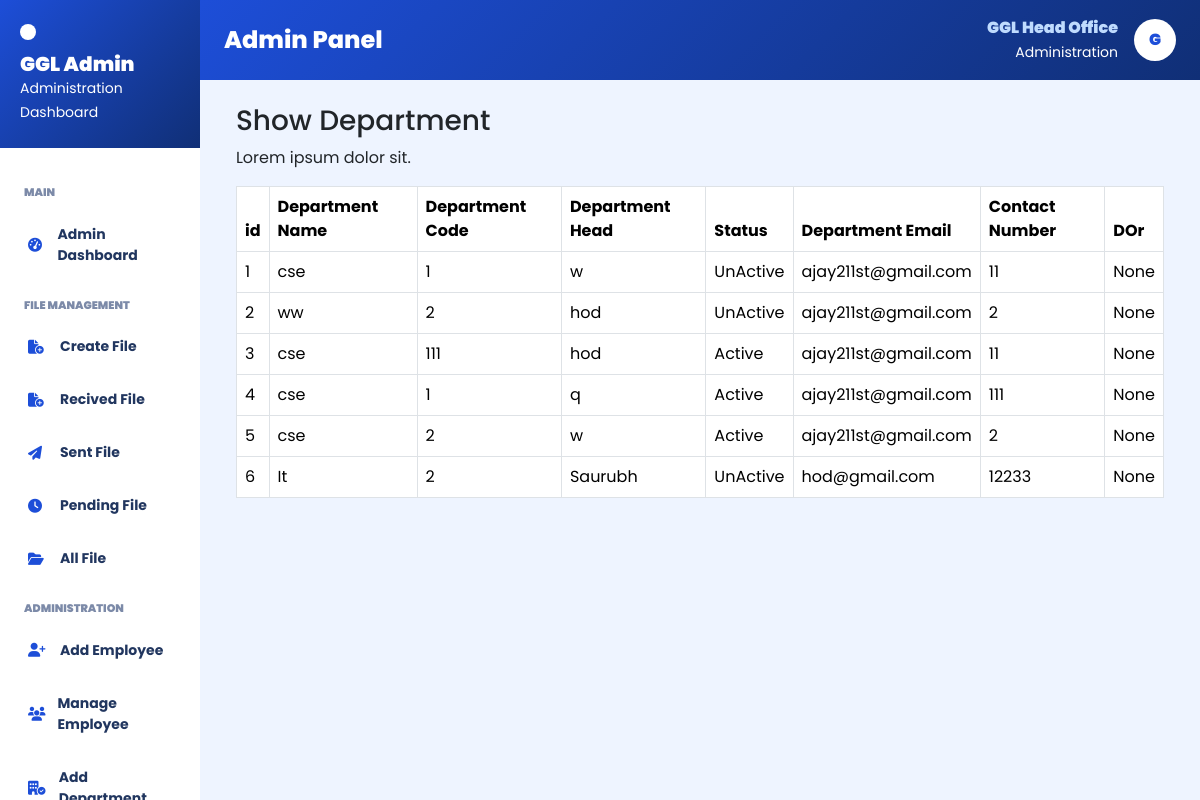
The page /depshow (signed in) on the database as committed earlier.
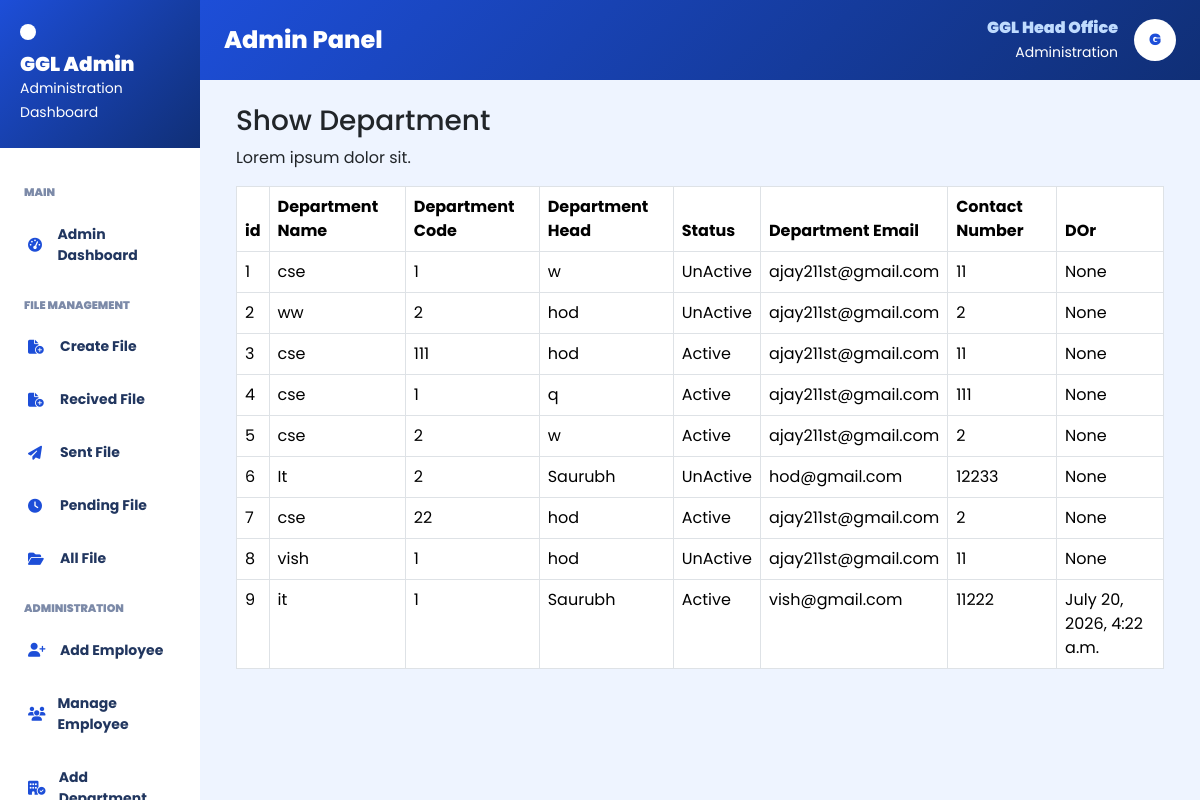
The same page on the database as committed later.
### myapp/models.py (models this page shows)
class adddepartment(models.Model):
    id=models.IntegerField(primary_key=True,auto_created=True)
    department_name=models.CharField(max_length=225)
    department_code=models.IntegerField()
    department_head=models.CharField(max_length=100)
    status=models.CharField(max_length=20)
    department_email= models.CharField(max_length=100)
    department_number=models.IntegerField(max_length=12)
    create_at=models.DateTimeField(auto_now_add=True)

### myapp/views.py (the view)
# urls.py: path('depshow',depshow,name='depshow'),
def depshow(request):
    if 'adminid' not in request.session:
        return redirect('adminlogin')
    ab=adddepartment.objects.all()
    return render(request,'admin/depshow.html',{'ab':ab})

### myapp/templates/admin/depshow.html
{% extends 'admin/adminlayout.html' %}
{% block admin %}
<div>
    <div class="container">
        <div class="row">
            <div class="col-sm-12">
                <h3>Show Department</h3>
                <p>Lorem ipsum dolor sit.</p>
            </div>
        </div>
<div class="row">
    <div class="col-sm-12">
        <table class=" table table-bordered">
            <thead>
                <tr>
                    <th>id</th>
                    <th>Department Name</th>
                    <th>Department Code</th>
                    <th>Department Head</th>
                    <th>Status</th>
                    <th>Department Email</th>
                    <th>Contact Number</th>
                    <th>DOr</th>
                </tr>
            </thead>
            <tbody>
                {% for i in ab %}
                <tr>
                    <td>{{i.id}}</td>
                    <td>{{i.department_name}}</td>
                    <td>{{i.department_code}}</td>
                    <td>{{i.department_head}}</td>
                    <td>{{i.status}}</td>
                    <td>{{i.department_email}}</td>
                    <td>{{i.department_number}}</td>
                    <td>{{i.create_at}}</td>
                </tr>
                {% endfor %}
            </tbody>
        </table>
    </div>
</div>
    </div>
</div>
{% endblock %}

Rows that differ between the two databases and show on the page:
added adddepartment: id "7", department_name "cse", department_code "22", department_head "hod", status "Active", department_email "ajay211st@gmail.com", department_number "2", create_at "None"
added adddepartment: id "8", department_name "vish", department_code "1", department_head "hod", status "UnActive", department_email "ajay211st@gmail.com", department_number "11", create_at "None"
added adddepartment: id "9", department_name "it", department_code "1", department_head "Saurubh", status "Active", department_email "vish@gmail.com", department_number "11222", create_at "July 20, 2026, 4:22 a.m."
